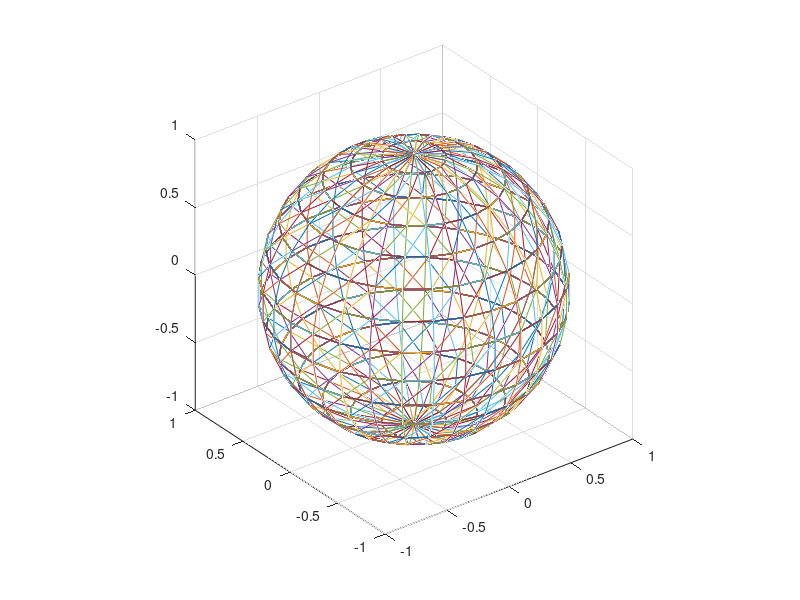

Recreate this plot in MATLAB. (Note: this script raises an error after producing the figure.)
clc
clear
fi0_plt = 0;
fi1_plt = 360;
R_plt = 1;
R0_plt = 0;
R1_plt = 1;
M_plt = 30;
dfi_plt = (fi1_plt-fi0_plt)/M_plt;
dR_plt = (R1_plt-R0_plt)/M_plt;
fi_plt = [fi0_plt:dfi_plt:fi1_plt];
aa_plt=pi/180;
theta0_plt=0;
theta1_plt=360;
dtheta_plt=(theta1_plt-theta0_plt)/M_plt;
theta_plt=[theta0_plt:dtheta_plt:theta1_plt];
t_plt=0;
tt_plt=-1;
for j=1:M_plt/2+1
    tt_plt=tt_plt+1;
    t_plt=tt_plt;
    for i=1:M_plt+1
        t_plt=t_plt+1;
        b_plt(t_plt)=t_plt;
        x_plt(i)=R_plt*sin(aa_plt*fi_plt(i))*cos(aa_plt*theta_plt(j));
        y_plt(i)=R_plt*sin(aa_plt*fi_plt(i))*sin(aa_plt*theta_plt(j));
        z_plt(i)=R_plt*cos(aa_plt*fi_plt(i));
        %pause
        %v(1:6,b(t))=[ x(i) y(i) z(i) fi(i) theta(j) b(t)];
    end
plot3(x_plt,y_plt,z_plt)
axis equal
grid on
hold on
end

t_plt=0;
tt_plt=-1;
for j=1:M_plt/2+1
    tt_plt=tt_plt+1;
    t_plt=tt_plt;
    for i=1:M_plt+1
        t_plt=t_plt+1;
        bb(t_plt)=t_plt;
        xx_plt(i)=R_plt*sin(aa_plt*fi_plt(j))*cos(aa_plt*theta_plt(i));
        yy_plt(i)=R_plt*sin(aa_plt*fi_plt(j))*sin(aa_plt*theta_plt(i));
        zz_plt(i)=R_plt*cos(aa_plt*fi_plt(j));
        %pause
        %ang=45;
        %RR = rotx(ang);
        %vv = [xx(i);yy(i);zz(i)];
        %pause
        %yyy = RR*vv;
        %vvv(1:6,bb(t))=[ yyy(1) yyy(2) yyy(3) fi(j) theta(i) bb(t)];
        plot3(xx_plt,yy_plt,zz_plt)
        %plot3(vvv(1,bb(t)),vvv(2,bb(t)),vvv(3,bb(t)),'r*')
        axis equal
        grid on
        hold on
    end
end

addpath(genpath(pwd));
rng(222)
disp('Start.');

for iter = 1:1

    mse_p_ls = 0;
    mse_p_hb = 0;
    mse_p_tk = 0;

    mse_v_ls = 0;
    mse_v_hb = 0;
    mse_v_tk = 0;

    seed = randi(1000);
    %rng(seed);
    fprintf('seed: %f\n', seed)

    % ntest = 1
    synth_sphere_data_mse
    
    num_plt = 30;
        plot3(Yp(1,1),Yp(2,1),Yp(3,1),'r*')

    for i = 1:npivots
        for i2 = 1:num_plt
            plot33r(expmap_sphere(Yp(:,1), i2 / num_plt * V(:,i)))
        end
        quiver3(Yp(1,1),Yp(2,1),Yp(3,1),V(1,i),V(2,i),V(3,i))
    end

    for i = 1:mse_iter
        Y = Y_raw(:,:,i); 

        [pls, Vls, Els, Yhatls, gnormls] = mglm_sphere(X,Y);
        mse_p_ls = mse_p_ls + norm(logmap_sphere(Yp(:,1),pls))^2;
        for j = 1:npivots
            mse_v_ls = mse_v_ls + norm(V(:,j)-Vls(:,j))^2;
        end
        plot3(pls(1,1),pls(2,1),pls(3,1),'b*')
        
        [phb, Vhb, Ehb, Yhathb, gnormhb] = mglm_sphere_huber(X,Y);
        mse_p_hb = mse_p_hb + norm(logmap_sphere(Yp(:,1),phb))^2;
        for j = 1:npivots
            mse_v_hb = mse_v_hb + norm(V(:,j)-Vhb(:,j))^2;
        end
        plot3(phb(1,1),phb(2,1),phb(3,1),'g*')

%         [ptk, Vtk, Etk, Yhattk, gnormtk] = mglm_sphere_tukey(X,Y);
%         mse_p_tk = mse_p_tk + norm(logmap_sphere(Yp(:,1),ptk))^2;
%         for j = 1:npivots
%             mse_v_tk = mse_v_tk + norm(V(:,j)-Vtk(:,j))^2;
%         end
%         plot3(ptk(1,1),ptk(2,1),ptk(3,1),'m*')

        for j = 1:npivots
            for i2 = 1:num_plt
                plot33b(expmap_sphere(pls, i2 / num_plt * Vls(:,j)))
                plot33g(expmap_sphere(phb, i2 / num_plt * Vhb(:,j)))
%                 plot33m(expmap_sphere(ptk, i2 / num_plt * Vtk(:,j)))
            end
        end
        
%         quiver33(pls,phb,ptk,Vls,Vhb,Vtk,npivots)

        %x = [Y(1,:),Yhatls(1,:),Yhathb(1,:),Yhattk(1,:)];
        %y = [Y(2,:),Yhatls(2,:),Yhathb(2,:),Yhattk(2,:)];
        %labels = cellstr( num2str([1:400]') );  %' # labels correspond to their order

        %plot(x, y, 'rx')
        %text(x, y, labels, 'VerticalAlignment','bottom','HorizontalAlignment','right')
    end
    fprintf('mse_p_ls %f mse_p_hb %f mse_p_tk %f\n', mse_p_ls/mse_iter, mse_p_hb/mse_iter, mse_p_tk/mse_iter)
    fprintf('mse_v_ls %f mse_v_hb %f mse_v_tk %f\n', mse_v_ls/mse_iter, mse_v_hb/mse_iter, mse_v_tk/mse_iter)
end

function plot33(point)
    plot3(point(1,1),point(2,1),point(3,1),'o')
end

function plot33r(point)
    plot3(point(1,1),point(2,1),point(3,1),'ro')
end

function plot33b(point)
    plot3(point(1,1),point(2,1),point(3,1),'bo')
end

function plot33g(point)
    plot3(point(1,1),point(2,1),point(3,1),'go')
end

function plot33m(point)
    plot3(point(1,1),point(2,1),point(3,1),'mo')
end

function quiver33(point1,point2,point3,V1,V2,V3,npivots)
    for i = 1:npivots
        quiver3(point1(1,1),point1(2,1),point1(3,1),V1(1,i),V1(2,i),V1(3,i))
        quiver3(point2(1,1),point2(2,1),point2(3,1),V2(1,i),V2(2,i),V2(3,i))
        quiver3(point3(1,1),point3(2,1),point3(3,1),V3(1,i),V3(2,i),V3(3,i))
    end
end